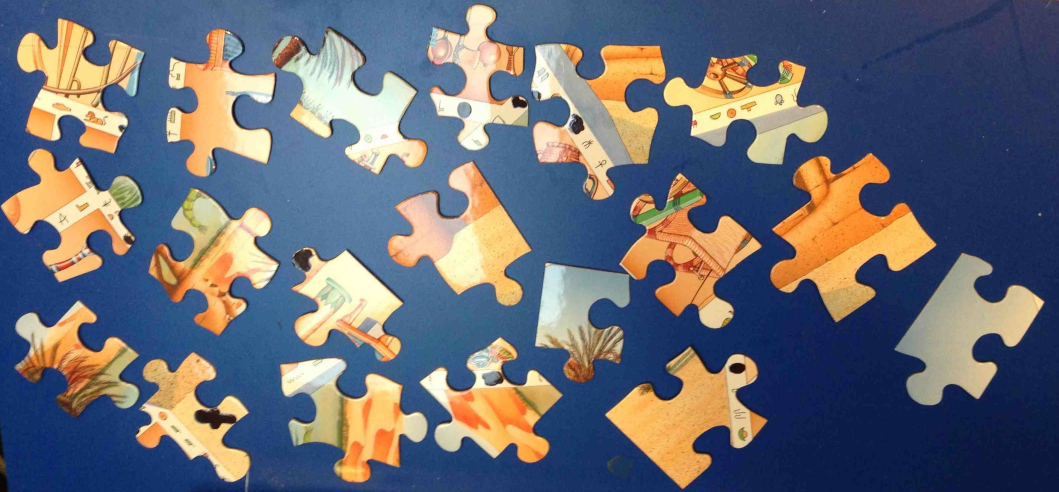
#> input picture images/puzzle.jpg, 3175 x 1476 px (shown at 1/3 size)
$ python findPieces.py   (older library calls are emulated)
#> lines starting #> are read from the running program, lines starting #| are printed output that depends on the picture; after the words box and inside, x2 and y2 are one past the last pixel; in counts of white or black regions, pixels touching at a corner belong together
### isolatePiece.py
import cv2


def isolatePeice(image, box):
    x,y,w,h = box
    img = image[y-10:y+h+10, x-10:x+w+10]
    edges = cv2.Canny(img, 100, 200)
    im2, contours, hierarchy = cv2.findContours(edges, cv2.RETR_TREE, cv2.CHAIN_APPROX_SIMPLE)
    longest_contour = sorted(contours, key=lambda c: cv2.arcLength(c, False))[-1]
    print(longest_contour)
    cv2.drawContours(img, [longest_contour], -1, (0,255,0), 1)
    cv2.imshow('contours',img)
    cv2.waitKey(0)

### findPieces.py
#!/usr/bin/python

# Standard imports
import cv2
import numpy as np
import imutils
from isolatePiece import isolatePeice

def area(box):
    return box[2] * box[3]

def calculate_overlap(box1, box2):
    b1x, b1y, b1w, b1h = box1
    b2x, b2y, b2w, b2h = box2
    x_overlap = max(0, min(b1x + b1w, b2x + b2w) - max(b1x, b2x));
    y_overlap = max(0, min(b1y + b1h, b2y + b2h) - max(b1y, b2y));
    max_area = max(area(box1), area(box2))
    return (x_overlap * y_overlap) / float(max_area)


# Read image
img = cv2.imread("images/puzzle.jpg")
#> img is the input picture: shape (1476, 3175, 3); mean B, G, R 117.4, 108.4, 105.7
img = imutils.resize(img, width=600)
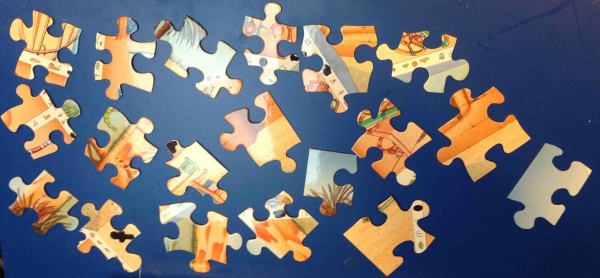
#> img: shape (278, 600, 3); mean B, G, R 117.4, 108.4, 105.7
kernel = np.ones((3,3), np.uint8)

img = cv2.erode(img, kernel, iterations=1)
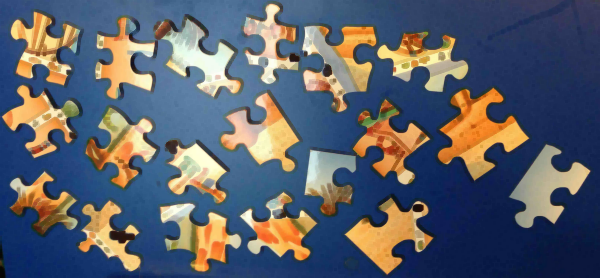
#> img: shape (278, 600, 3); mean B, G, R 106.6, 96.2, 91.5
edges = cv2.Canny(img, 100, 200)
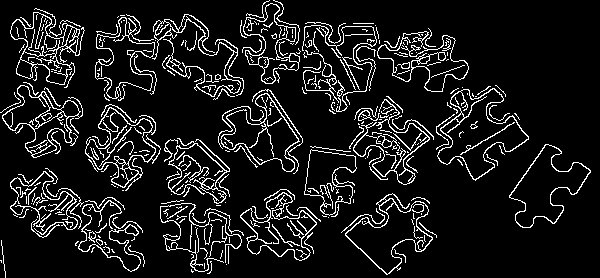
#> edges: shape (278, 600); 10.1% white in thin lines or dots

im2, contours, hierarchy = cv2.findContours(edges, cv2.RETR_TREE, cv2.CHAIN_APPROX_SIMPLE)
#> contours = 412 contours, 336 with area under 20; largest, box (x1, y1, x2, y2) and area: (437, 88, 529, 181) 4000, (437, 88, 529, 180) 3774, (345, 193, 433, 275) 3112, (509, 144, 591, 228) 3081, (509, 144, 591, 228) 2953
boxes = []
for cnt in contours:
    boxes.append(cv2.boundingRect(cnt))
#> this loop made 412 passes
#> cnt on passes 2, 3, 5: [[226, 264]], [[204, 263], [204, 268]], [[0, 260], [1, 261], [1, 262], [1, 260]]
#> after the loop, boxes = 412 items, first 6: (191, 269, 3, 4), (226, 264, 1, 1), (204, 263, 1, 6), (207, 261, 5, 13), (0, 260, 2, 3), (191, 254, 3, 5)

biggest_box = max(boxes, key=area)
#> biggest_box = (437, 88, 92, 93)
biggest_area = area(biggest_box)
#> biggest_area = 8556
filtered_boxes = [box for box in boxes if area(box) > biggest_area * 0.3]
#> filtered_boxes = 28 items, first 6: (160, 203, 82, 69), (78, 200, 63, 72), (345, 193, 88, 82), (345, 198, 88, 77), (240, 192, 77, 69), (240, 192, 77, 69)
filtered_boxes = sorted(filtered_boxes, key=area, reverse=True)
#> filtered_boxes = 28 items, first 6: (437, 88, 92, 93), (437, 88, 92, 92), (152, 14, 92, 83), (218, 89, 85, 85), (345, 193, 88, 82), (509, 144, 82, 84)
not_overlapping = []
# merge Boxes
for box1 in filtered_boxes:
    overlap = False
    for box2 in not_overlapping:
        if calculate_overlap(box1, box2) > 0.3:
            overlap = True
    if not overlap:
        not_overlapping.append(box1)
#> this loop made 28 passes
#> box1 on passes 1, 15, 16, 17, 18, 19, 20, 21, 22, 23, 24, 25: (437, 88, 92, 93), (377, 31, 92, 61), (240, 192, 77, 69), (240, 192, 77, 69), (95, 17, 60, 82), (95, 17, 60, 82), (243, 0, 57, 84), (78, 200, 63, 72), (243, 3, 56, 81), (85, 107, 71, 63), (10, 171, 68, 64), (168, 138, 62, 66)

# Draw boxes
# for x,y,w,h in not_overlapping:
#     cv2.rectangle(img,(x,y),(x+w,y+h),(0,255,0),2)
isolatePeice(img, not_overlapping[0])
#> in isolatePeice, `img = image[y-10:y+h+10, x-10:x+w+10]`:
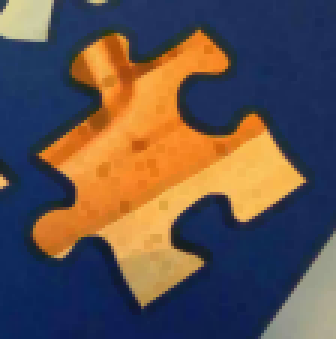
#> img: shape (113, 112, 3) (shown 3 times larger); mean B, G, R 77.6, 82.2, 96.9
#> in isolatePeice, `edges = cv2.Canny(img, 100, 200)`:
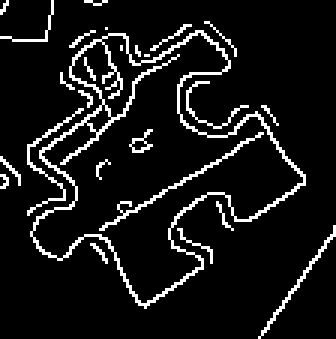
#> edges: shape (113, 112) (shown 3 times larger); 8.9% white in thin lines or dots
#> (printed output is left out)
#> in isolatePeice, `cv2.drawContours(img, [longest_contour], -1, (0,255,0), 1)`:
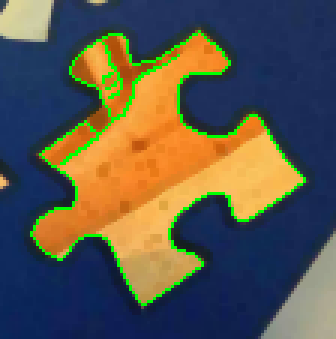
#> img: shape (113, 112, 3) (shown 3 times larger); 3.64% of pixels changed, all inside (x1, y1, x2, y2) = (10, 10, 102, 102)
#> img: shape (278, 600, 3)


# # cv2.imshow('contours',piece1)
# cv2.waitKey(0)
# cv2.destroyAllWindows()
